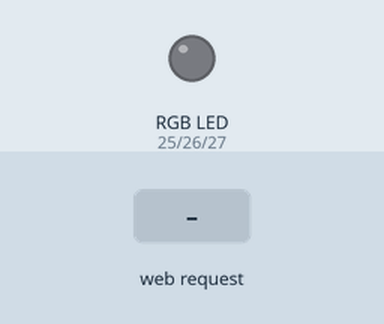
Bench run of a sketch on a simulated ESP32. Shown: an RGB LED mixed from three pins (HIGH = lit). The inputs (shaded band) are chosen by the test bench. WiFi joins after 1.5 s; servers stay silent unless stated; what the sketch prints to the serial monitor is not drawn.

Above: at 2.7 s.
2.8 s: HTTP request GET /ledOn received
At 3.2 s:
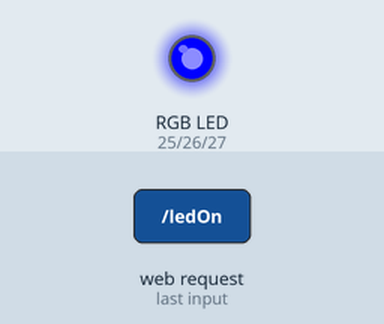
4.3 s: HTTP request GET /ledOff received
At 5.6 s:
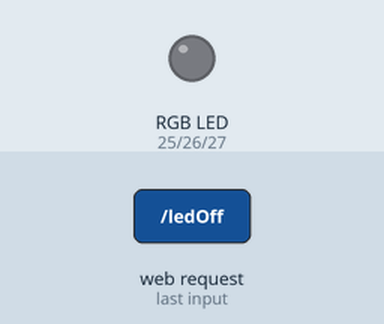
Timing chart, 0 to 7.3 s (numbered marks = the images above; inputs shaded):
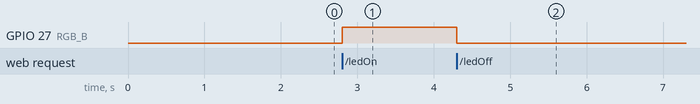

Measured:
- after the input at 2.8 s, GPIO 27 (RGB_B): LOW → HIGH at once
- after the input at 4.3 s, GPIO 27 (RGB_B): HIGH → LOW at once

The sketch:

ESP32_APIrest.ino
```cpp
#include <WiFi.h>
#include <WebServer.h>
#include <DHT.h>
#include <ESP32Servo.h>

// ----------- Configurações WiFi -----------
const char* ssid = "Smart 4.0 (3)";  // substitua pelo nome da sua rede WiFi
const char* password = "Smart4.0";   // substitua pela senha da sua rede WiFi

// ----------- Configuração do servidor -----------
WebServer server(80);  // Porta 80 padrão HTTP

// ----------- Configuração do DHT11 -----------
#define DHTPIN 15      // GPIO conectado ao DHT11
#define DHTTYPE DHT11  // Tipo do sensor
DHT dht(DHTPIN, DHTTYPE);
#define RGB_R 25
#define RGB_G 26
#define RGB_B 27


// ----------- Configuração do Servo -----------
Servo myServo;
//#define SERVO_PIN 13  // Pino PWM para o servo

#define TRIG_PIN 13
#define ECHO_PIN 35


float distancia;
void handleRoot() {
  server.send(200, "text/plain", "API REST ESP32 Ativa!");
}

void handleDHT() {
  float temperatura = dht.readTemperature();
  float umidade = dht.readHumidity();

  // Tratamento de erro na leitura
  if (isnan(temperatura) || isnan(umidade)) {
    server.send(500, "application/json", "{\"status\":\"Erro na leitura do DHT11\"}");
    return;
  }

  String json = "{";
  json += "\"temperatura\":" + String(temperatura, 1) + ",";
  json += "\"umidade\":" + String(umidade, 1);
  json += "}";

  server.send(200, "application/json", json);
}

void handlePmt() {
  digitalWrite(TRIG_PIN, LOW);
  delayMicroseconds(5);
  digitalWrite(TRIG_PIN, HIGH);
  delayMicroseconds(10);
  digitalWrite(TRIG_PIN, LOW);

  long duracao = pulseIn(ECHO_PIN, HIGH, 30000);  // timeout 30ms
  if (duracao == 0) {
    distancia = -1;  // indicar erro
  } else {
    distancia = duracao * 0.034 / 2;
  }

  Serial.println(distancia);

  String json = "{";
  json += "\"distancia\":" + String(distancia, 2);
  json += "}";

  server.send(200, "application/json", json);
}

// Rota POST para controle do servo
//void handleServo() {
//if (server.hasArg("angle")) {
//int angle = server.arg("angle").toInt();

// Limitar ângulo entre 0 e 180
//if (angle < 0) angle = 0;
//if (angle > 180) angle = 180;

//myServo.write(angle);

//String json = "{";
//json += "\"status\":\"OK\",";
//json += "\"angle\":" + String(angle);
//json += "}";

//server.send(200, "application/json", json);
//} else {
// server.send(400, "application/json", "{\"status\":\"Erro\",\"mensagem\":\"Parametro angle faltando\"}");
//}
//}


void handleLedOn() {
    digitalWrite(RGB_B, HIGH);
    String json = "{";
    json += "\"Led ON\""
            ",";
    json += "}";
    server.send(200, "application/json", json);
}

void handleLedOff() {
    digitalWrite(RGB_B, LOW);
    String json = "{";
    json += "\"Led OFF\""
            ",";
    json += "}";
    server.send(200, "application/json", json);

}

void handleAllData() {
  // Lê dados do DHT11
  float temperatura = dht.readTemperature();
  float umidade = dht.readHumidity();

  // Lê distância do sensor ultrassônico
  digitalWrite(TRIG_PIN, LOW);
  delayMicroseconds(2);
  digitalWrite(TRIG_PIN, HIGH);
  delayMicroseconds(10);
  digitalWrite(TRIG_PIN, LOW);

  long duracao = pulseIn(ECHO_PIN, HIGH, 30000);
  if (duracao == 0) {
    distancia = -1;  // indicar erro
  } else {
    distancia = duracao * 0.034 / 2;
  }

  // Lê estado do LED (RGB_B)
  int estadoLed = digitalRead(RGB_B);
  String estadoLedStr = (estadoLed == HIGH) ? "LIGADO" : "DESLIGADO";

  // Verifica erros na leitura do DHT11
  if (isnan(temperatura) || isnan(umidade)) {
    Serial.println("Erro na leitura do DHT11!");
    server.send(500, "application/json", "{\"status\":\"Erro na leitura do DHT11\"}");
    return;
  }

  // Constrói o JSON com todos os dados
  String json = "{";
  json += "\"temperatura\":" + String(temperatura, 1) + ",";
  json += "\"umidade\":" + String(umidade, 1) + ",";
  json += "\"distancia\":" + String(distancia, 2) + ",";
  json += "\"led_estado\":\"" + estadoLedStr + "\"";
  json += "}";

  // Prints para validação no terminal
  Serial.println("=== DADOS DOS SENSORES ===");
  Serial.print("Temperatura: ");
  Serial.print(temperatura, 1);
  Serial.println(" °C");

  Serial.print("Umidade: ");
  Serial.print(umidade, 1);
  Serial.println(" %");

  Serial.print("Distância: ");
  Serial.print(distancia, 2);
  Serial.println(" cm");

  Serial.print("LED Status: ");
  Serial.print(estadoLed);
  Serial.print(" (");
  Serial.print(estadoLedStr);
  Serial.println(")");

  Serial.println("JSON Gerado:");
  Serial.println(json);
  Serial.println("==========================");

  server.send(200, "application/json", json);
}


void ultrasonico() {
  //Envio do pulso ultrasonico
  digitalWrite(TRIG_PIN, LOW);
  delayMicroseconds(2);
  digitalWrite(TRIG_PIN, HIGH);
  delayMicroseconds(10);
  digitalWrite(TRIG_PIN, LOW);

  //Cálculo da medida

  long duracao = pulseIn(ECHO_PIN, HIGH);
  distancia = duracao * 0.034 / 2;

  //int valor = analogRead(PIN_POT);  // Lê o valor do potenciômetro (0 a 1023)
  //float tensao = valor * (5.0 / 1023.0);  // Converte para tensão (0.00 a 5.00)

  //lcd.setCursor(0, 0);
  //lcd.print("DIGITAL:      ");
  //lcd.setCursor(9, 0);
  //lcd.print(valor);

  //lcd.setCursor(0, 1);
  //lcd.print("TENSAO: ");
  //lcd.print(tensao, 2);
  //lcd.print(" V   ");     // Espaço extra para limpar sobras
}

// ----------- Setup -----------
void setup() {
  pinMode(TRIG_PIN, OUTPUT);
  pinMode(ECHO_PIN, INPUT);
  pinMode(RGB_R, OUTPUT);
  pinMode(RGB_G, OUTPUT);
  pinMode(RGB_B, OUTPUT);

  Serial.begin(115200);

  // Inicia WiFi
  Serial.println("Conectando ao WiFi...");
  WiFi.begin(ssid, password);
  while (WiFi.status() != WL_CONNECTED) {
    delay(500);
    Serial.print(".");
  }

  Serial.println("\nWiFi conectado!");
  Serial.print("IP do ESP32: ");
  Serial.println(WiFi.localIP());

  // Inicializa DHT
  dht.begin();

  // Inicializa Servo
  //myServo.attach(SERVO_PIN);
  //myServo.write(90);  // posição inicial

  // Configura rotas da API
  server.on("/", handleRoot);
  server.on("/dht", HTTP_GET, handleDHT);
  server.on("/pmt", HTTP_GET, handlePmt);
  server.on("/ledOn", HTTP_GET, handleLedOn);
  server.on("/ledOff", HTTP_GET, handleLedOff);
  server.on("/alldata", HTTP_GET, handleAllData);
  //server.on("/servo", HTTP_POST, handleServo);

  // Inicia servidor
  server.begin();
  Serial.println("Servidor HTTP iniciado!");
}

void loop() {
  server.handleClient();
}
```
